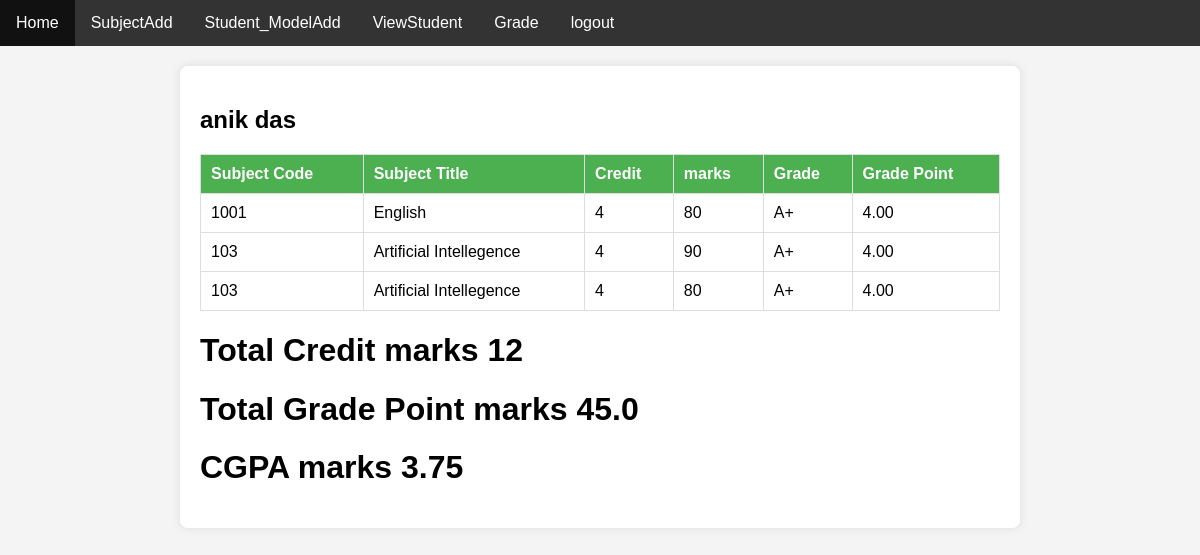
The page /viewMarksPage/3 on the database its author committed.
### myApp/models.py (models this page shows, shortened)
class Student_Model(models.Model):
    gender=[
        ('male','Male'),
        ('female','Female')
    ]
    name=models.CharField(max_length=100,null=True)
    age=models.IntegerField()
    depertment=models.CharField(max_length=120,null=True)
    subject=models.ManyToManyField(subjectModel,null=True)
    gender=models.CharField(choices=gender,null=True,max_length=120)

class grade(models.Model):
    subject=models.ForeignKey(subjectModel,on_delete=models.CASCADE,null=True)
    student=models.ForeignKey(Student_Model,on_delete=models.CASCADE,null=True)
    marks=models.IntegerField()
    letter_grade = models.CharField(max_length=2, blank=True)

class subjectModel(models.Model):
    subject_name=models.CharField(max_length=100,null=True,)
    student_code=models.CharField(max_length=100,null=True)
    credit=models.IntegerField(null=True)

### myApp/views.py (the view)
# urls.py: path('viewMarksPage/<str:student_id>', viewMarksPage,name="viewMarksPage")
def viewMarksPage(request, student_id):
    student = Student_Model.objects.get(pk=student_id)
    marks = grade.objects.filter(student=student)
    total_credit = 0
    total_grade_point = 0
    cgpa=0
    for mark in marks:
        subject_credit = int(mark.subject.credit)
        if mark.marks >= 40:
            if mark.marks >= 75:
                grade_point = 3.75
            elif mark.marks >= 70:
                grade_point = 3.50
            elif mark.marks >= 65:
                grade_point = 3.25
            elif mark.marks >= 60:
                grade_point = 3.00
            elif mark.marks >= 55:
                grade_point = 2.75
            elif mark.marks >= 50:
                grade_point = 2.50
            elif mark.marks >= 45:
                grade_point = 2.25
            else:
                grade_point = 2.00
            total_credit += subject_credit
            total_grade_point += subject_credit * grade_point
            cgpa=total_grade_point/total_credit
    context = {
        'student': student,
        'marks': marks,
        'total_credit': total_credit,
        'total_grade_point': total_grade_point,
        'cgpa':cgpa
    }
    return render(request, 'viewMarksPage.html', context)

### template/viewMarksPage.html (shortened to what this page needs)
{% include "base.html" %}
{% block content %}
<!DOCTYPE html>
<html lang="en">
<head>
</head>
<body>
<div class="container">
    <h2> {{ student.name }}</h2>
    <table>
        <thead>
            <tr>
                <th>Subject Code</th>
                <th>Subject Title</th>
                <th>Credit</th>
                <th>marks</th>
                <th>Grade</th>
                <th>Grade Point</th>
            </tr>
        </thead>
        <tbody>
            {% for i in marks.all %}
                <tr>
                    <td>{{ i.subject.student_code }}</td>
                    <td>{{ i.subject.subject_name }}</td>
                    <td>{{ i.subject.credit }}</td>
                    <td>{{ i.marks }}</td>
                    <td>
                        {% if i.marks >= 80 %}
                            A+
                        {% elif i.marks >= 75 %}
                            A
                        {% elif i.marks >= 70 %}
                            A-
                        {% elif i.marks >= 65 %}
                            B+
                        {% elif i.marks >= 60 %}
                            B
                        {% elif i.marks >= 55 %}
                            B-
                        {% elif i.marks >= 50 %}
                            C+
                        {% elif i.marks >= 45 %}
                            C
                        {% elif i.marks >= 40 %}
                            D
                        {% else %}
                            F
                        {% endif %}
                    </td>
                    <td>
                        {% if i.marks >= 80 %}
                            4.00
                        {% elif i.marks >= 75 %}
                            3.75
                        {% elif i.marks >= 70 %}
                            3.50
                        {% elif i.marks >= 65 %}
                            3.25
                        {% elif i.marks >= 60 %}
                            3.00
                        {% elif i.marks >= 55 %}
                            2.75
                        {% elif i.marks >= 50 %}
                            2.50
                        {% elif i.marks >= 45 %}
                            2.25
                        {% elif i.marks >= 40 %}
                            2.00
                        {% else %}
                            0.00
                        {% endif %}
                    </td>
                </tr>
            {% endfor %}
        </tbody>
    </table>
    <h1>Total Credit marks {{total_credit}}</h1>
    <h1>Total Grade Point marks {{total_grade_point}}</h1>
    <h1>CGPA marks {{cgpa}}</h1>
</div>
</body>
</html>
{% endblock content %}

### template/viewMarksPage.html (style rules this page uses)
body { font-family: Arial, sans-serif; background-color: #f4f4f4; margin: 0; padding: 0; }
.container { max-width: 800px; margin: 20px auto; background-color: #fff; padding: 20px; border-radius: 8px; box-shadow: 0 0 10px rgba(0, 0, 0, 0.1); }
table { width: 100%; border-collapse: collapse; margin-top: 20px; }
th, td { border: 1px solid #ddd; padding: 10px; text-align: left; }
th { background-color: #4caf50; color: white; }

### rows shown on the page
Student_Model: name "anik das"
grade: subject.student_code "1001", subject.subject_name "English", subject.credit "4", marks "80", shows "A+", shows "4.00"
grade: subject.student_code "103", subject.subject_name "Artificial Intellegence", subject.credit "4", marks "90", shows "A+", shows "4.00"
grade: subject.student_code "103", subject.subject_name "Artificial Intellegence", subject.credit "4", marks "80", shows "A+", shows "4.00"

### other values the page prints
{{ total_credit }} "12"
{{ total_grade_point }} "45.0"
{{ cgpa }} "3.75"
